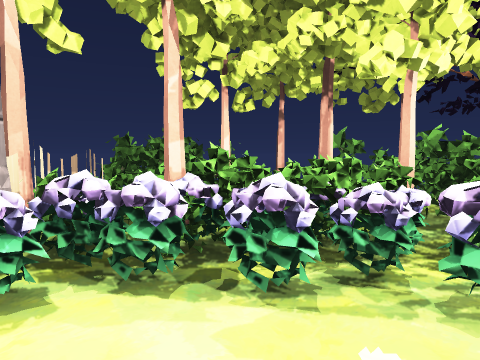
[1] (above)

13 first-person views from a walk through a scene from a Unity 3-D project. The camera is 1.2 m above the floor, tilts 4° down and sees 70° across. The floor is counted in squares, 1 m on a side. Each view is taken from the middle of a square. On the plan, view 1 faces up. The plan holds only what a view shows up to about 14 squares ahead; the rest is blank. The place goes on beyond the plan. The player character is not drawn. Some surface patterns are stand-ins.

[2]
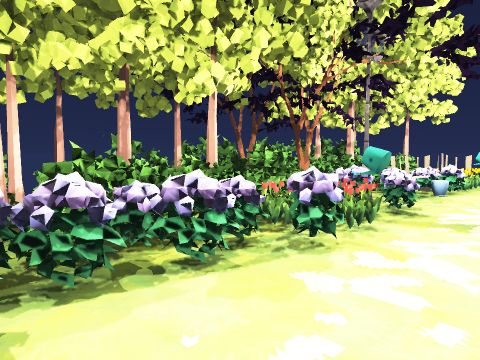

[3]
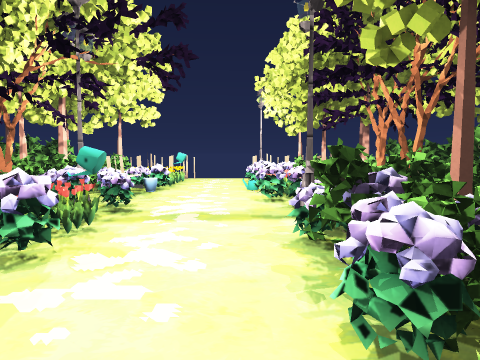

[4]
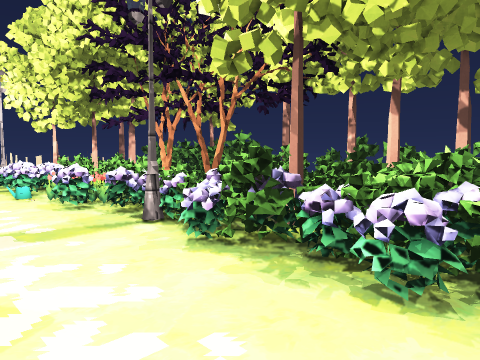

[5]
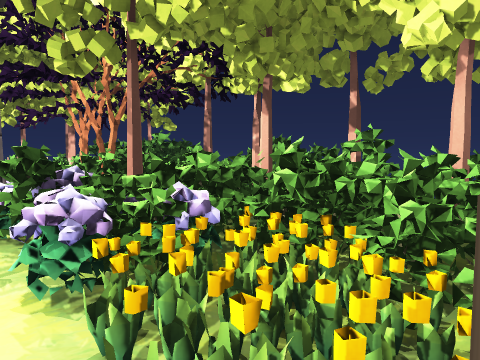

[6]
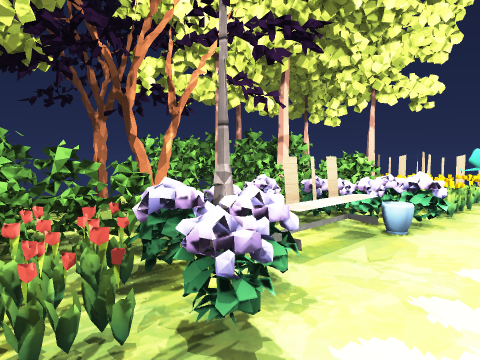

[7]
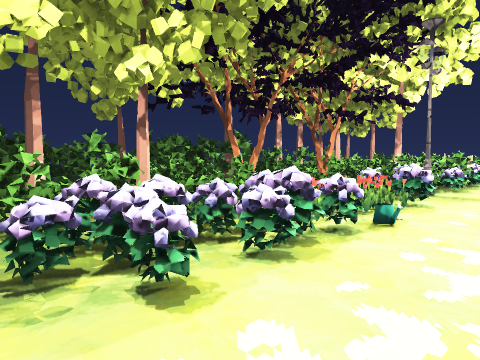

[8]
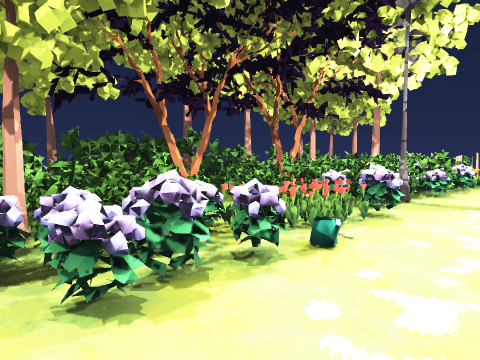

[9]
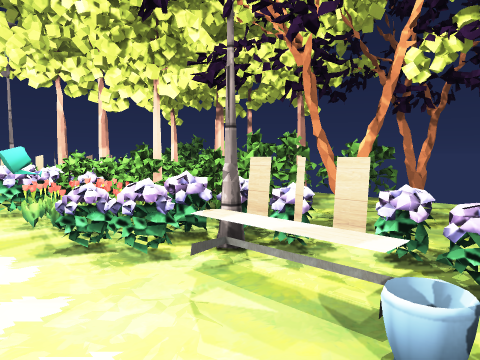

[10]
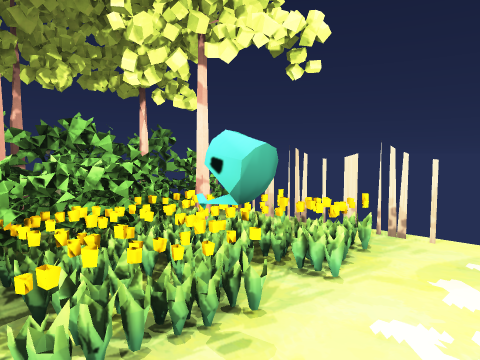

[11]
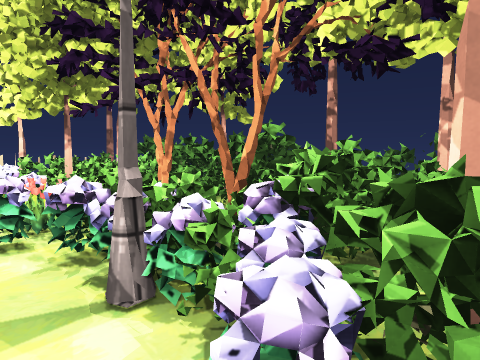

[12]
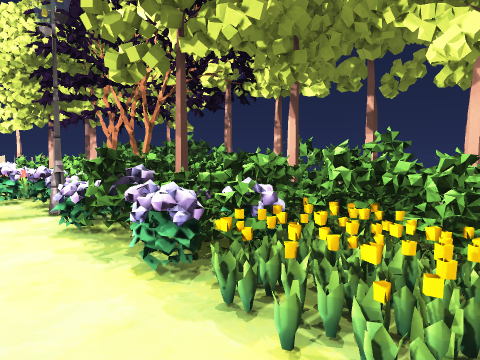

[13]
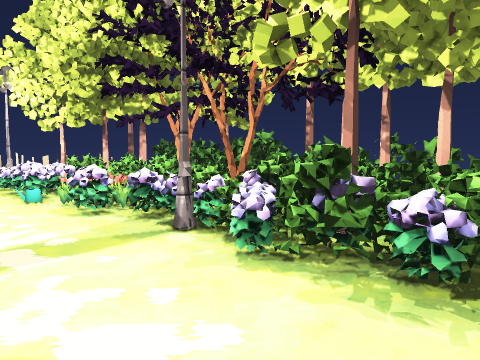

### Floor plan
Key: @ floor where view 1 was taken; # wall or solid block; . floor; = window, fence, low wall or low ledge; ^ raised ledge; O other object.
Columns run from 4 left of view 1 to 16 right of it. Each row starts with its distance up from view 1.
  6  O=O^#=###      ###OO
  5 OO=##^#O##########=.O
  4  O#=^^====###O======#
  3  O#====##=##OO=.O#==O
  2    ...=O........O....
  1  . .................
  0  ...@............==.O
 -1  O====#=.O====.=====O
 -2  #==#=^^=####.===^^=
 -3   ^#^^#O## ####^=##=O
 -4   ##^##=##   ###=O##

Positions as (right, up) in squares from view 1, and headings:
1: (0, 0), facing up
2: (-2, 0), facing up-right
3: (-2, 0), facing right
4: (-1, 2), facing down-right
5: (-3, 0), facing down-right
6: (4, 1), facing up-right
7: (16, 2), facing down-left
8: (14, 2), facing down-left
9: (10, 1), facing up-left
10: (11, 1), facing up-right
11: (2, 0), facing down-right
12: (-3, 1), facing down-right
13: (0, 2), facing down-right
